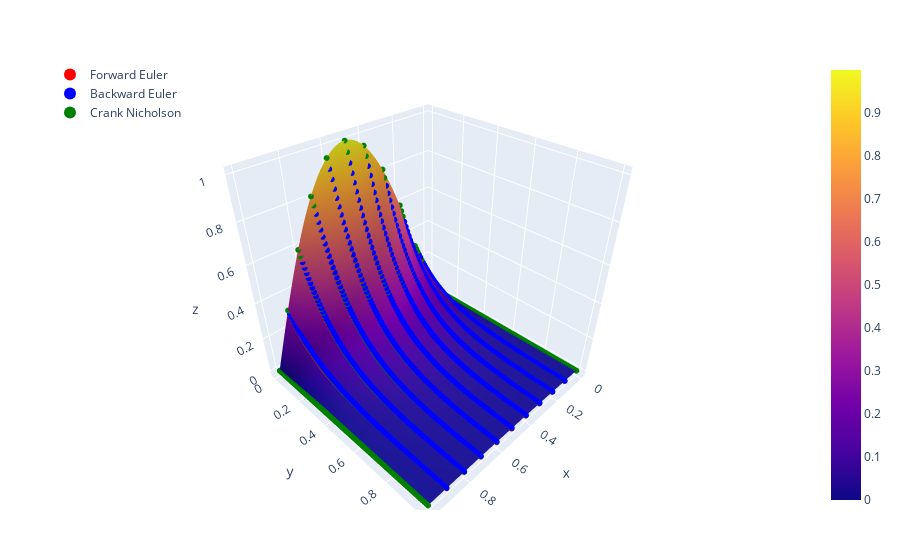

Source (notebook cell):
### Markdown cell above
## 3d Comparison Plot

### Code cell
kappa,L,T,mx,mt = 0.5, 1, 1, 10,100

x = range(0, stop=L, length=mx+1)
t = range(0.0001, stop=T, length=mt)

u_est = ones(mt)' .* x
v_est = t' .* ones(mx+1)

fe_z = Matrix{Float64}(undef, mx+1, mt)
be_z = Matrix{Float64}(undef, mx+1, mt)
cn_z = Matrix{Float64}(undef, mx+1, mt)

for i in range(1, mt)
fex, fe_uj = finite_difference(u_I, kappa, L, t[i], mx, mt, method="fe")
fe_z[:,i] = fe_uj
bex, be_uj = finite_difference(u_I, kappa, L, t[i], mx, mt, method="be")
be_z[:,i] = be_uj
cnx, cn_uj = finite_difference(u_I, kappa, L, t[i], mx, mt, method="cn")
cn_z[:,i] = cn_uj
end

# Estimate Surfaces
fe_estimate = scatter(x=vec(u_est), y=vec(v_est), z=vec(fe_z),name="Forward Euler",
        mode="markers",type="scatter3d",marker=attr(color="red",size=2))
be_estimate = scatter(x=vec(u_est), y=vec(v_est), z=vec(be_z),name="Backward Euler",
        mode="markers",type="scatter3d",marker=attr(color="blue",size=2))
cn_estimate = scatter(x=vec(u_est), y=vec(v_est), z=vec(cn_z),name="Crank Nicholson",
        mode="markers",type="scatter3d",marker=attr(color="green",size=2))


# Exact surface
x = range(0, stop=L, length=100)
t = range(0, stop=T, length=100)

u = ones(100)' .* x
v = t' .* ones(100)
z = u_exact(u, v, L=L, κ=kappa)

exact = surface(
x=u, 
y=v, 
z=z,
name="Exact Solution",
opacity=1
)

# Plot
layout = Layout(
        showlegend=true,
        legend=attr(x=0, y=1),
        legend_itemsizing="constant",
        xaxis_title = "x",
        yaxis_title = "t",
        zaxis_title = "z"
)
plot([exact,fe_estimate,be_estimate,cn_estimate], layout)

### Figure 1 — Plotly figure (JSON) as saved in the notebook; plotly's stock layout.template omitted (floating-point values rounded to 4 significant figures; data arrays with more than 128 entries replaced by an {"elided": "..."} marker saying what was removed)
{"data": [{"name": "Exact Solution", "opacity": 1, "type": "surface", "x": {"elided": "100x100 float values"}, "y": {"elided": "100x100 float values"}, "z": {"elided": "100x100 float values"}}, {"marker": {"color": "red", "size": 2}, "mode": "markers", "name": "Forward Euler", "type": "scatter3d", "x": {"elided": "1100 float values"}, "y": {"elided": "1100 float values"}, "z": {"elided": "1100 float values"}}, {"marker": {"color": "blue", "size": 2}, "mode": "markers", "name": "Backward Euler", "type": "scatter3d", "x": {"elided": "1100 float values"}, "y": {"elided": "1100 float values"}, "z": {"elided": "1100 float values"}}, {"marker": {"color": "green", "size": 2}, "mode": "markers", "name": "Crank Nicholson", "type": "scatter3d", "x": {"elided": "1100 float values"}, "y": {"elided": "1100 float values"}, "z": {"elided": "1100 float values"}}], "layout": {"legend": {"itemsizing": "constant", "x": 0, "y": 1}, "margin": {"b": 50, "l": 50, "r": 50, "t": 60}, "showlegend": true, "xaxis": {"title": {"text": "x"}}, "yaxis": {"title": {"text": "t"}}, "zaxis": {"title": {"text": "z"}}}}
